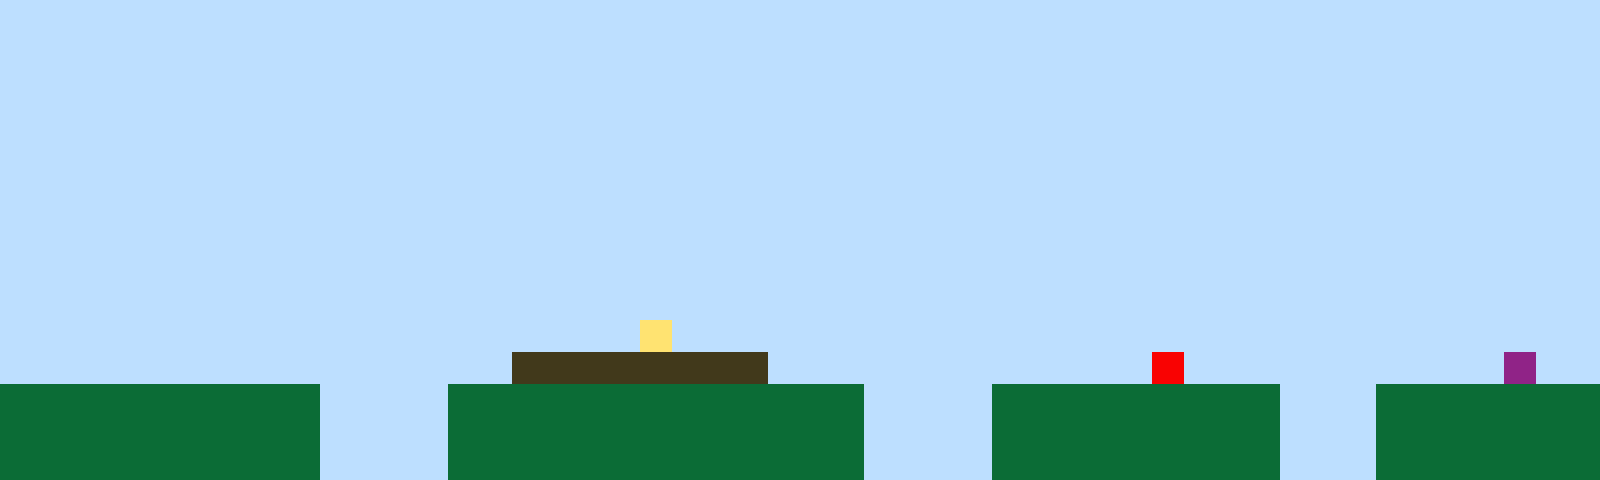

This game map was drawn from its Tiled (.tmx) file and the tilesets committed beside it. A one-line description and the full map source follow:
An orthogonal 50x15 tile map with 32x32 px tiles, 1 tile layer (Tile Layer 1).

<map version="1.10" tiledversion="1.11.2" orientation="orthogonal" renderorder="right-up" width="50" height="15" tilewidth="32" tileheight="32" infinite="0" nextlayerid="2" nextobjectid="1"><editorsettings><export target="map1.csv" format="csv" /></editorsettings><tileset firstgid="1" name="sprites" tilewidth="32" tileheight="32" tilecount="6" columns="3"><image source="sprites.png" width="96" height="64" /></tileset><layer id="1" name="Tile Layer 1" width="50" height="15"><data encoding="csv">1,1,1,1,1,1,1,1,1,1,1,1,1,1,1,1,1,1,1,1,1,1,1,1,1,1,1,1,1,1,1,1,1,1,1,1,1,1,1,1,1,1,1,1,1,1,1,1,1,1,1,1,1,1,1,1,1,1,1,1,1,1,1,1,1,1,1,1,1,1,1,1,1,1,1,1,1,1,1,1,1,1,1,1,1,1,1,1,1,1,1,1,1,1,1,1,1,1,1,1,1,1,1,1,1,1,1,1,1,1,1,1,1,1,1,1,1,1,1,1,1,1,1,1,1,1,1,1,1,1,1,1,1,1,1,1,1,1,1,1,1,1,1,1,1,1,1,1,1,1,1,1,1,1,1,1,1,1,1,1,1,1,1,1,1,1,1,1,1,1,1,1,1,1,1,1,1,1,1,1,1,1,1,1,1,1,1,1,1,1,1,1,1,1,1,1,1,1,1,1,1,1,1,1,1,1,1,1,1,1,1,1,1,1,1,1,1,1,1,1,1,1,1,1,1,1,1,1,1,1,1,1,1,1,1,1,1,1,1,1,1,1,1,1,1,1,1,1,1,1,1,1,1,1,1,1,1,1,1,1,1,1,1,1,1,1,1,1,1,1,1,1,1,1,1,1,1,1,1,1,1,1,1,1,1,1,1,1,1,1,1,1,1,1,1,1,1,1,1,1,1,1,1,1,1,1,1,1,1,1,1,1,1,1,1,1,1,1,1,1,1,1,1,1,1,1,1,1,1,1,1,1,1,1,1,1,1,1,1,1,1,1,1,1,1,1,1,1,1,1,1,1,1,1,1,1,1,1,1,1,1,1,1,1,1,1,1,1,1,1,1,1,1,1,1,1,1,1,1,1,1,1,1,1,1,1,1,1,1,1,1,1,1,1,1,1,1,1,1,1,1,1,1,1,1,1,1,1,1,1,1,1,1,1,1,1,1,1,1,1,1,1,1,1,1,1,1,1,1,1,1,1,1,1,1,1,1,1,1,1,1,1,1,1,1,1,1,1,1,1,1,1,1,1,1,1,1,1,1,1,1,1,1,1,1,1,1,1,1,1,1,1,1,1,1,1,1,1,1,1,1,1,1,1,1,1,1,1,1,1,1,1,1,1,1,1,1,1,1,1,1,1,1,1,1,1,1,1,1,1,1,1,1,1,1,1,1,1,1,1,4,1,1,1,1,1,1,1,1,1,1,1,1,1,1,1,1,1,1,1,1,1,1,1,1,1,1,1,1,1,1,1,1,1,1,1,1,1,1,1,1,1,1,1,1,1,3,3,3,3,3,3,3,3,1,1,1,1,1,1,1,1,1,1,1,1,5,1,1,1,1,1,1,1,1,1,1,6,1,1,2,2,2,2,2,2,2,2,2,2,1,1,1,1,2,2,2,2,2,2,2,2,2,2,2,2,2,1,1,1,1,2,2,2,2,2,2,2,2,2,1,1,1,2,2,2,2,2,2,2,2,2,2,2,2,2,2,2,2,2,1,1,1,1,2,2,2,2,2,2,2,2,2,2,2,2,2,1,1,1,1,2,2,2,2,2,2,2,2,2,1,1,1,2,2,2,2,2,2,2,2,2,2,2,2,2,2,2,2,2,1,1,1,1,2,2,2,2,2,2,2,2,2,2,2,2,2,1,1,1,1,2,2,2,2,2,2,2,2,2,1,1,1,2,2,2,2,2,2,2</data></layer></map>
